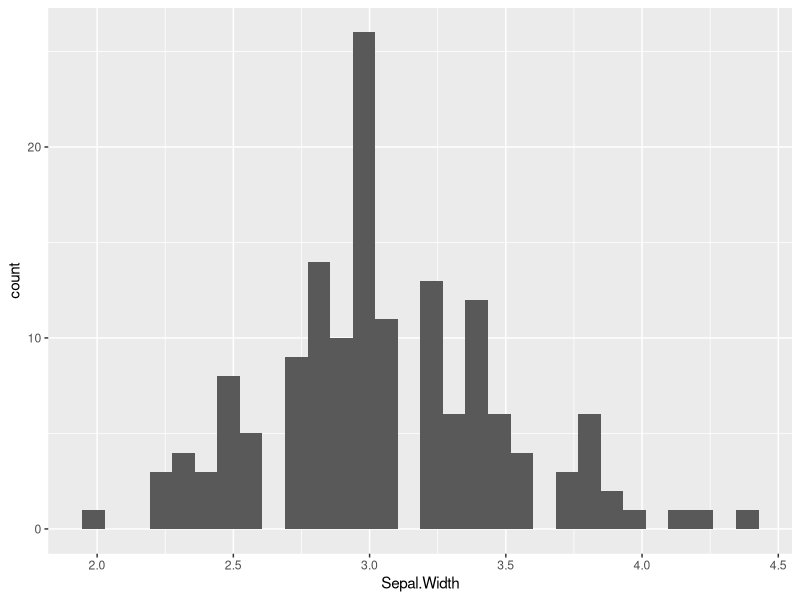
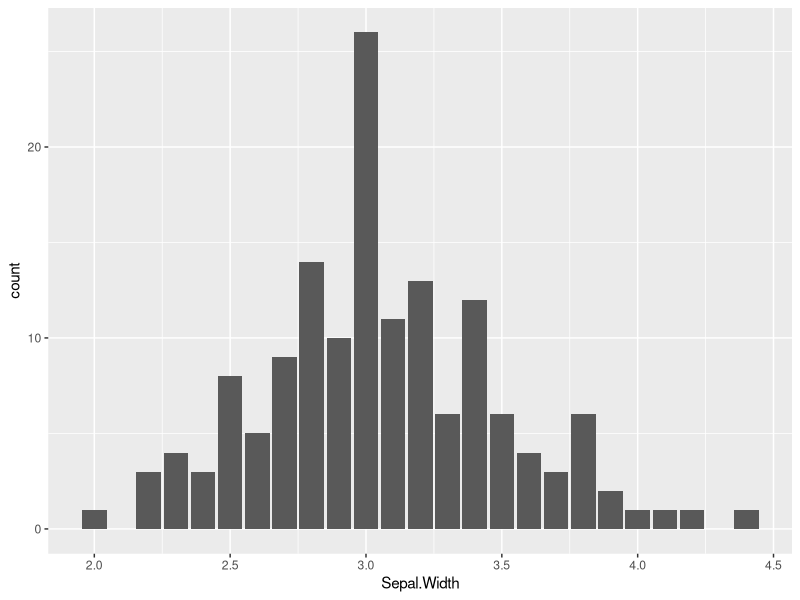
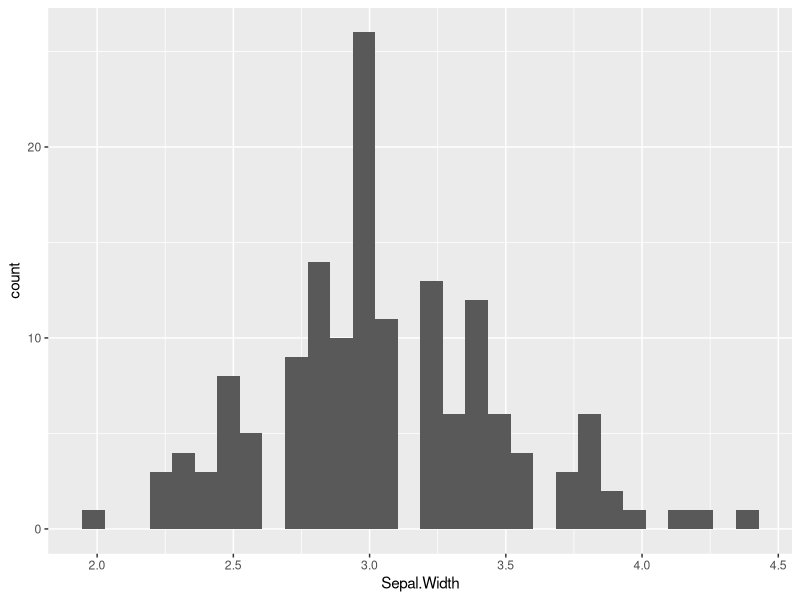
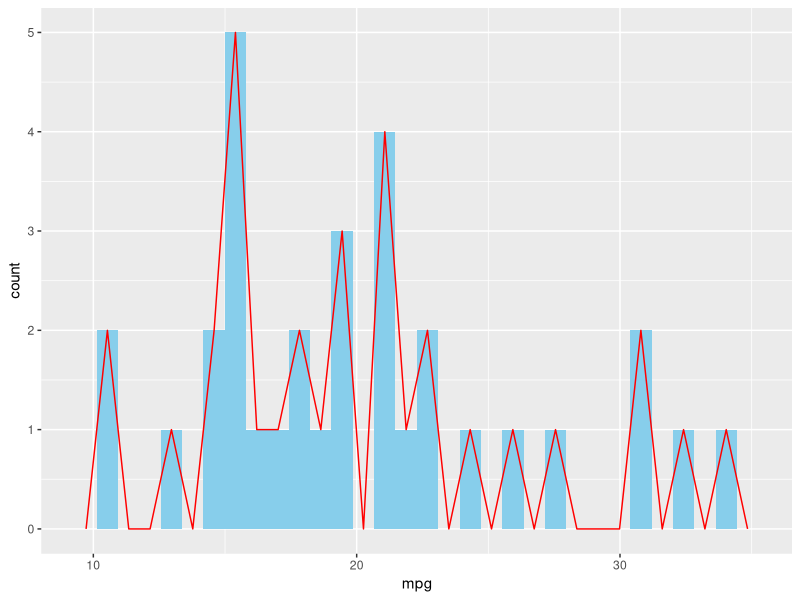
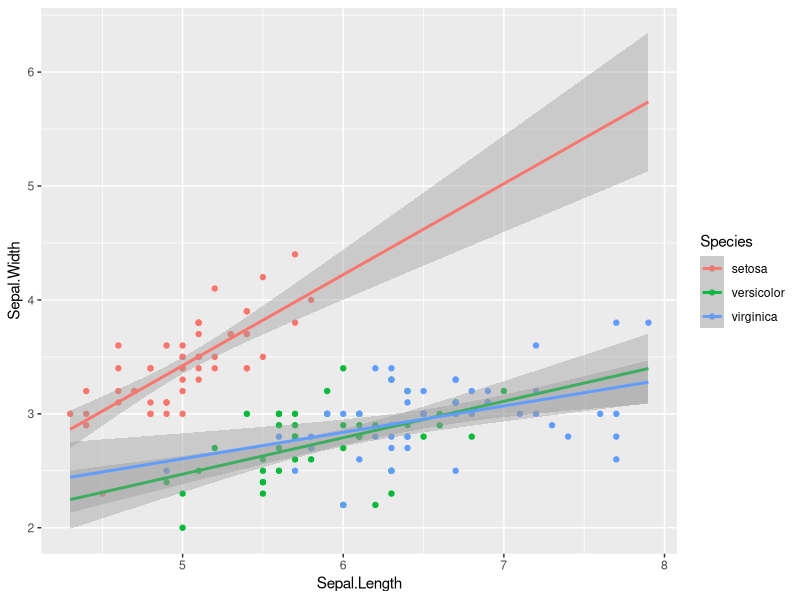
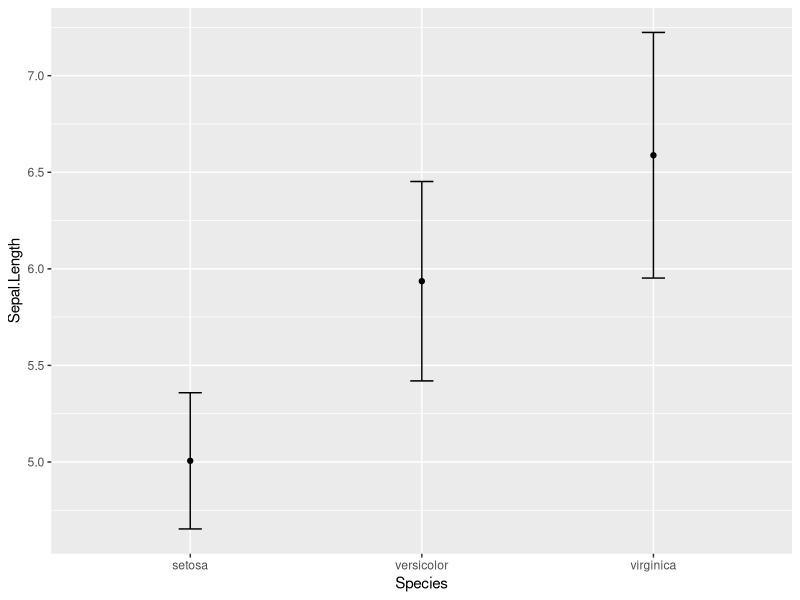
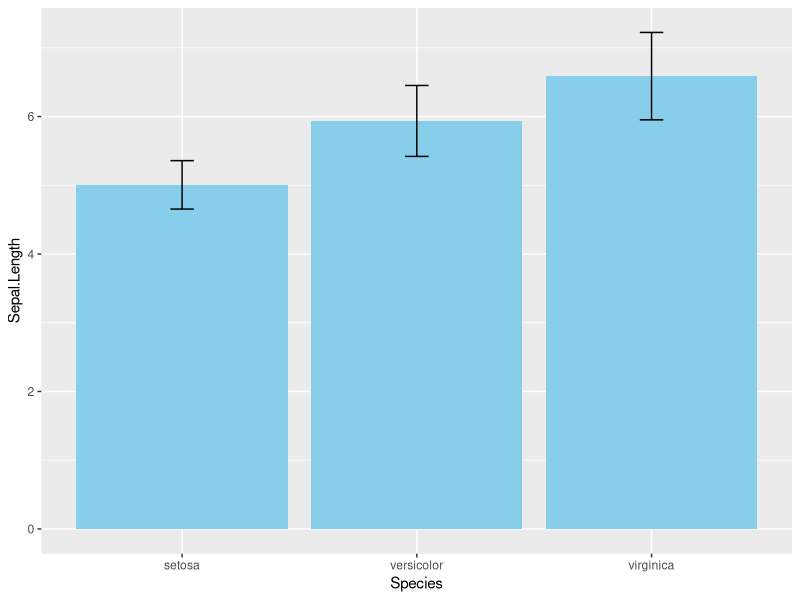
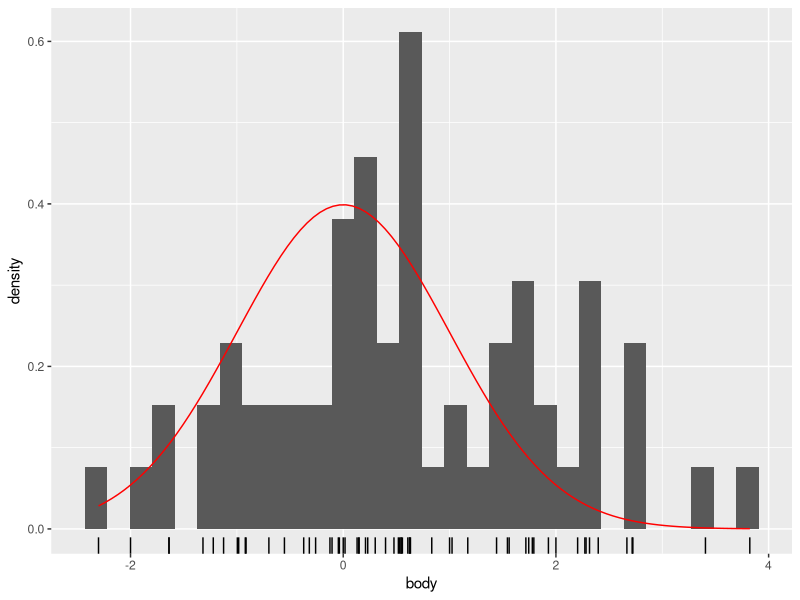

The R source for these figures, in order:
## ---- chunk 1
knitr::opts_chunk$set(echo = TRUE)

library(dplyr)
library(ggplot2)
library(lattice)
## ---- chunk 2
 p <- ggplot(iris, aes(x = Sepal.Width))
 p + geom_histogram()
 p + geom_bar()
 p + stat_bin()
## ---- chunk 3
 ggplot(mtcars, aes(x = mpg)) +
 geom_histogram(fill = "skyblue") +
 geom_freqpoly(col = "red") 
## ---- chunk 4
 ggplot(iris, aes(x = Sepal.Length, y = Sepal.Width, col = Species)) +
 geom_point() +
 geom_smooth(method = "lm", fullrange = TRUE)
## ---- chunk 5
set.seed(123)
 xx <- rnorm(100)
 mean(xx)

 mean(xx) + (sd(xx) * c(-1, 1))
 library(Hmisc)
 smean.sdl(xx, mult = 1)
## ---- chunk 6
ggplot(iris, aes(x = Species, y = Sepal.Length)) +
 stat_summary(fun.y = mean, geom = "point") +
 stat_summary(fun.data = mean_sdl, fun.args = list(mult = 1),
 geom = "errorbar", width = 0.1)

ggplot(iris, aes(x = Species, y = Sepal.Length)) +
 stat_summary(fun.y = mean, geom = "bar", fill = "skyblue") +
 stat_summary(fun.data = mean_sdl, fun.args = list(mult = 1),
 geom = "errorbar", width = 0.1)
## ---- chunk 7
library(MASS)
 mam.new <- data.frame(body = log10(mammals$body))
 ggplot(mam.new, aes(x = body)) +
 geom_histogram(aes( y = ..density..)) +
 geom_rug() +
 stat_function(fun = dnorm, colour = "red",
 arg = list(mean = mean(mam.new$body),
 sd = sd(mam.new$body)))
## ---- chunk 8
mam.new$slope <- diff(quantile(mam.new$body, c(0.25, 0.75))) /
 diff(qnorm(c(0.25, 0.75)))
mam.new$int <- quantile(mam.new$body, 0.25) -
 mam.new$slope * qnorm(0.25)
ggplot(mam.new, aes(sample = body)) +
 stat_qq() +
 geom_abline(aes(slope = slope, intercept = int), col = "red")
## ---- chunk 9
# Plot 1: Jittered scatter plot, add a linear model (lm) smooth
#ggplot(Vocab, aes(x = education, y = vocabulary)) +
#  geom_jitter(alpha = 0.2) +
#  stat_smooth(method = "lm", se = FALSE) # smooth
#
## Plot 2: points, colored by year
#ggplot(Vocab, aes(x = education, y = vocabulary, col = year)) +
#  geom_jitter(alpha = 0.2)
#  
## Plot 3: lm, colored by year
#ggplot(Vocab, aes(x = education, y = vocabulary, col = factor(year))) +
#  stat_smooth(method = "lm", se = FALSE) # smooth
#
## Plot 4: Set a color brewer palette
#ggplot(Vocab, aes(x = education, y = vocabulary, col = factor(year))) +
#  stat_smooth(method = "lm", se = FALSE) +  # smooth
#  scale_color_brewer()  # colors
#
## Plot 5: Add the group aes, specify alpha and size
#ggplot(Vocab, aes(x = education, y = vocabulary, col = year, group = factor(year))) +
#  stat_smooth(method = "lm", se = FALSE, alpha = 0.6, size = 2) +
#  scale_color_gradientn(colors = brewer.pal(9, "YlOrRd"))
## ---- chunk 10
## Plot 1: Jittering only
#p <- ggplot(Vocab, aes(x = education, y = vocabulary)) +
#  geom_jitter(alpha = 0.2)
#
## Plot 2: Add stat_sum
#p +
#  stat_sum() # sum statistic
#
## Plot 3: Set size range
#p +
#  stat_sum() + # sum statistic
#  scale_size(range = c(1, 10)) # set size scale
## ---- chunk 11
# Display structure of mtcars
str(mtcars)

# Convert cyl and am to factors
mtcars$cyl <- as.factor(mtcars$cyl)
mtcars$am <- as.factor(mtcars$am)

# Define positions
posn.d <- position_dodge(0.1)
posn.jd <- position_jitterdodge(jitter.width = 0.1, dodge.width = 0.2)
posn.j <- position_jitter(0.2)

# Base layers
wt.cyl.am <- ggplot(mtcars, aes(x = cyl,
                                y = wt,
                                col = am,
                                fill = am,
                                group = am))
## ---- chunk 12
# Play vector xx is available

# Function to save range for use in ggplot
gg_range <- function(x) {
  # Change x below to return the instructed values
  data.frame(ymin = min(x), # Min
             ymax = max(x)) # Max
}

gg_range(xx)
# Required output
#   ymin ymax
# 1    1  100

# Function to Custom function:
med_IQR <- function(x) {
  # Change x below to return the instructed values
  data.frame(y =  median(x), # Median
             ymin = quantile(x)[2], # 1st quartile
             ymax = quantile(x)[4])  # 3rd quartile
}

med_IQR(xx)
# Required output
#        y  ymin  ymax
# 25% 50.5 25.75 75.25
## ---- chunk 13
# The base ggplot command; you don't have to change this
#wt.cyl.am <- ggplot(mtcars, aes(x = cyl,y = wt, col = am, fill = am, group = am))
#
## Add three stat_summary calls to wt.cyl.am
#wt.cyl.am +
#  stat_summary(geom = "linerange", fun.data = med_IQR,
#               position = posn.d, size = 3) +
#  stat_summary(geom = "linerange", fun.data = gg_range,
#               position = posn.d, size = 3,
#               alpha = 0.4) +
#  stat_summary(geom = "point", fun.y = median,
#               position = posn.d, size = 3,
#               col = "black", shape = "X")
## ---- chunk 14
 iris.smooth <- ggplot(iris, aes(x = Sepal.Length,
 y = Sepal.Width,
 col = Species)) +
 geom_point(alpha = 0.7) + geom_smooth()
 iris.smooth
## ---- chunk 15
 iris.smooth + scale_x_continuous(limits = c(4.5, 5.5))

## ---- chunk 16
 iris.smooth + xlim(c(4.5, 5.5))
## ---- chunk 17
 iris.smooth + coord_cartesian(xlim = c(4.5, 5.5))
## ---- chunk 18
 library(reshape2); library(zoo)
 sunspots.m <- data.frame(year = index(sunspot.month),
 value = melt(sunspot.month)$value)
 ggplot(sunspots.m, aes(x = year, y = value)) +
 geom_line() +
 coord_equal() # a 1:1 aspect ratio
## ---- chunk 19
ggplot(sunspots.m, aes(x = year, y = value)) +
 geom_line() +
 coord_fixed(0.055)
## ---- chunk 20
#ggplot(iris.tidy, aes(x = Measure, y = Value, col = Part)) +
# geom_jitter() +
# facet_grid(. ~ Species)
## ---- chunk 21
# Basic scatter plot
p <- ggplot(mtcars, aes(x = wt, y = mpg)) +
  geom_point()

# 1 - Separate rows according to transmission type, am
p +
  facet_grid(am ~ .)

# 2 - Separate columns according to cylinders, cyl
p +
  facet_grid(. ~ cyl)

# 3 - Separate by both columns and rows 
p +
  facet_grid(am ~ cyl)
## ---- chunk 22
## Code to create the cyl_am col and myCol vector
#mtcars$cyl_am <- paste(mtcars$cyl, mtcars$am, sep = "_")
#myCol <- rbind(brewer.pal(9, "Blues")[c(3,6,8)],
#               brewer.pal(9, "Reds")[c(3,6,8)])
#
## Map cyl_am onto col
#ggplot(mtcars, aes(x = wt, y = mpg, col = cyl_am)) +
#  geom_point() +
#  # Add a manual colour scale
#  scale_color_manual(values = myCol)
#  
## Grid facet on gear vs. vs
#ggplot(mtcars, aes(x = wt, y = mpg, col = cyl_am)) +
#  geom_point() +
#  scale_color_manual(values = myCol) +
#  facet_grid(gear ~ vs)
#
## Also map disp to size
#ggplot(mtcars, aes(x = wt, y = mpg, col = cyl_am, size = disp)) +
#  geom_point() +
#  scale_color_manual(values = myCol) +
#  facet_grid(gear ~ vs)
## ---- chunk 23
## Basic scatter plot
#p <- ggplot(mamsleep, aes(x = time, y = name, col = sleep)) +
#  geom_point()
#  
## Execute to display plot
#p
#
## Facet rows accoding to vore
#p +
#  facet_grid(vore ~ .)
#
## Specify scale and space arguments to free up rows
#p +
#  facet_grid(vore ~ ., scale = "free_y", space = "free_y")
## ---- chunk 24
# Basic ggplot() command, coded for you
p <- ggplot(mtcars, aes(x = wt, y = hp, col = am)) + geom_point() + geom_smooth()

# Add scale_x_continuous()
p + 
  scale_x_continuous(limits = c(3, 6), expand = c(0, 0))

# Add coord_cartesian(): the proper way to zoom in
p +
  coord_cartesian(xlim = c(3, 6))
## ---- chunk 25
## Extend z with theme() function and 3 args
#z + 
#  theme(panel.grid = element_blank(),
#        axis.line = element_line(color = "red"),
#        axis.ticks = element_line(color = "red"))
## ---- chunk 26
## Original plot, color provided
#z
#myRed
#
## Extend z with theme() function and 3 args
#z +
#  theme(strip.text = element_text(size = 16, color = myRed),
#        axis.title = element_text(color = myRed, hjust = 0, face = "italic"),
#        axis.text = element_text(color = "black"))
## ---- chunk 27
## Move legend by position
#z +
#  theme(legend.position = c(0.85, 0.85))
#
## Change direction
#z +
#  theme(legend.direction = "horizontal")
#
## Change location by name
#z +
#  theme(legend.position = "bottom")
#
## Remove legend entirely
#z +
#  theme(legend.position = "none")
#
## Increase spacing between facets
#library(grid)
#z + theme(panel.spacing.x = unit(2, "cm"))
#
## Adjust the plot margin
#z + theme(panel.spacing.x = unit(2, "cm"),
#          plot.margin = unit(c(1,2,1,1), "cm"))
## ---- chunk 28
## Starting point
#z
#
## Plot 1: Change the plot background fill to myPink
#z + 
#  theme(plot.background = element_rect(fill = myPink))
#
## Plot 2: Adjust the border to be a black line of size 3
#z + 
#  theme(plot.background = element_rect(fill = myPink, color = "black", size = 3)) # expanded from plot 1
#
## Theme to remove all rectangles
#no_panels <- theme(rect = element_blank())
#
## Plot 3: Combine custom themes
#z +
#  no_panels +
#  theme(plot.background = element_rect(fill = myPink, color = "black", size = 3))  # from plot 2
## ---- chunk 29
z <- ggplot(iris, aes(x = Sepal.Length, y = Sepal.Width, col = Species)) +
 geom_jitter(alpha = 0.7) +
 scale_color_brewer("Species",
 palette = "Dark2",
 labels = c("Setosa",
 "Versicolor",
"Virginica")) +
 scale_y_continuous("Width (cm)", limits = c(2, 4.5), expand = c(0, 0)) +
 scale_x_continuous("Length (cm)", limits = c(4, 8), expand = c(0, 0)) +
 ggtitle("Sepals") +
 coord_fixed(1)
## ---- chunk 30
# z + theme(panel.background = element_blank(),
# legend.background = element_blank(),
# legend.key = element_blank(),
# panel.grid = element_blank(),
# axis.text = element_text(colour = "black"),
# axis.line = element_line(colour = "black"))
#
# z + theme_iris
## ---- chunk 31
# m <- ggplot(iris.wide, aes(x = Length, y = Width, col = Part)) +
# geom_point() +
# facet_grid(. ~ Species)

# m + theme_iris
# 
# theme_iris <- theme_iris +
# theme(strip.background = element_blank()) 

#  m + theme_iris

## ---- chunk 32
#p <- ggplot(iris.tidy, aes(x = Measure, y = Value, col = Part)) +
# geom_point(position = position_jitter(0.1), alpha = 0.6,
# width = 0.4) +
# scale_y_continuous("Value (cm)", limits = c(0, 8),
# expand = c(0, 0)) +
# facet_grid(. ~ Species)
# p
## ---- chunk 33
# # Original plot
# z2
# 
# # Load ggthemes
# library(ggthemes)
# 
# # Apply theme_tufte, plot additional modifications
# custom_theme <- theme_tufte() +
#   theme(legend.position = c(0.9, 0.9),
#         legend.title = element_text(face = "italic", size = 12),
#         axis.title = element_text(face = "bold", size = 14))
# 
# # Draw the customized plot
# z2 + custom_theme
#  
# # Use theme set to set custom theme as default
# theme_set(custom_theme)
# 
# # Plot z2 again
# z2
## ---- chunk 34
# d <- ggplot(sleep, aes(vore, total)) +
# scale_y_continuous("Total sleep time (h)",
# limits = c(0, 24),
# breaks = seq(0, 24, 3),
# expand = c(0, 0)) +
# scale_x_discrete("Eating habits") +
# theme_classic()
# d +
# stat_summary(fun.y = mean, geom = "bar",
# fill = "grey50") +
# stat_summary(fun.data = mean_sdl, mult = 1,
# geom = "errorbar", width = 0.2)
## ---- chunk 35
# Base layers
#m <- ggplot(mtcars.cyl, aes(x = cyl, y = wt.avg))
#
## Plot 1: Draw bar plot with geom_bar
#m + geom_bar(stat = "identity", fill = "skyblue")
#
## Plot 2: Draw bar plot with geom_col
#m + geom_col(fill = "skyblue")
#
## Plot 3: geom_col with variable widths.
#m + geom_col(fill = "skyblue", width = mtcars.cyl$prop)
#
## Plot 4: Add error bars
#m +
#  geom_col(fill = "skyblue", width = mtcars.cyl$prop) +
#  geom_errorbar(aes(ymin = wt.avg - sd, ymax = wt.avg + sd), width = 0.1)
## ---- chunk 36
# # Create color palette
# myColors <- brewer.pal(9, "Reds")
# 
# # Build the heat map from scratch
# ggplot(barley, aes(x = year, y = variety, fill = yield)) +
#   geom_tile() + # Geom layer
#   facet_wrap( ~ site, ncol = 1) + # Facet layer
#  scale_fill_gradientn(colors = myColors) # Adjust colors
## ---- chunk 37
# The heat map we want to replace
# Don't remove, it's here to help you!
# myColors <- brewer.pal(9, "Reds")
# ggplot(barley, aes(x = year, y = variety, fill = yield)) +
#   geom_tile() +
#   facet_wrap( ~ site, ncol = 1) +
#   scale_fill_gradientn(colors = myColors)
# 
# # Line plot; set the aes, geom and facet
# ggplot(barley, aes(x = year, y = yield, color = variety, group = variety)) + 
#   geom_line() +
#  facet_wrap( ~ site, nrow = 1)
## ---- chunk 38
# Create overlapping ribbon plot from scratch
ggplot(barley, aes(x = year, y = yield, col = site, group = site, fill = site)) +
  stat_summary(fun.y = mean, geom = "line") +
  stat_summary(fun.data = mean_sdl, fun.args = list(mult = 1), geom = "ribbon", alpha = 0.1, col = NA)
## ---- chunk 39
#ggplot(adult, aes(x = SRAGE_P)) +
# geom_histogram()
# diff(range(adult$SRAGE_P)) / 30
## ---- chunk 40
#ggplot(adult, aes(x = SRAGE_P, y = BMI_P, col = factor(RBMI))) +
# geom_point(alpha = 0.4, position = position_jitter(width = 0.5))
## ---- chunk 41
# Keep adults younger than or equal to 84
#adult <- adult[adult$SRAGE_P <= 84, ]
#
## Keep adults with BMI at least 16 and less than 52
#adult <- adult[adult$BMI_P >= 16 & adult$BMI_P < 52, ]
#
## Relabel the race variable
#adult$RACEHPR2 <- factor(adult$RACEHPR2, labels = c("Latino",
#                                                    "Asian",
#                                                    "African American",
#                                                    "White"))
#
## Relabel the BMI categories variable
#adult$RBMI <- factor(adult$RBMI, labels = c("Under-weight",
#                                            "Normal-weight",
#                                            "Over-weight",
#                                            "Obese"))
## ---- chunk 42
# The color scale used in the plot
#BMI_fill <- scale_fill_brewer("BMI Category", palette = "Reds")
#
## Theme to fix category display in faceted plot
#fix_strips <- theme(strip.text.y = element_text(angle = 0, hjust = 0, vjust = 0.1, size = #14),
#                    strip.background = element_blank(),
#                    legend.position = "none")
#
## Histogram, add BMI_fill and customizations
#ggplot(adult, aes (x = SRAGE_P, fill= RBMI)) +
#  geom_histogram(binwidth = 1) +
#  fix_strips +
#  BMI_fill +
#  facet_grid(RBMI ~ .) +
#  theme_classic()
## ---- chunk 43
# The initial contingency table
#DF <- as.data.frame.matrix(table(adult$SRAGE_P, adult$RBMI))
#
## Create groupSum, xmax and xmin columns
#DF$groupSum <- rowSums(DF)
#DF$xmax <- cumsum(DF$groupSum)
#DF$xmin <- DF$xmax - DF$groupSum
## The groupSum column needs to be removed; don't remove this line
#DF$groupSum <- NULL
#
## Copy row names to variable X
#DF$X <- row.names(DF)
#
## Melt the dataset
#library(reshape2)
#DF_melted <- melt(DF, id.vars = c("X", "xmin", "xmax"), variable.name = "FILL")
#
## dplyr call to calculate ymin and ymax - don't change
#library(dplyr)
#DF_melted <- DF_melted %>%
#  group_by(X) %>%
#  mutate(ymax = cumsum(value/sum(value)),
#         ymin = ymax - value/sum(value))
#
## Plot rectangles - don't change
#library(ggthemes)
#ggplot(DF_melted, aes(ymin = ymin,
#                 ymax = ymax,
#                 xmin = xmin,
#                 xmax = xmax,
#                 fill = FILL)) +
#  geom_rect(colour = "white") +
#  scale_x_continuous(expand = c(0,0)) +
#  scale_y_continuous(expand = c(0,0)) +
#  BMI_fill +
#  theme_tufte()
## ---- chunk 44
# Perform chi.sq test (RBMI and SRAGE_P)
#results <- chisq.test(table(adult$RBMI, adult$SRAGE_P))
#
## Melt results$residuals and store as resid
#resid <- melt(results$residuals)
#
## Change names of resid
#names(resid) <- c("FILL", "X", "residual")
#
## merge the two datasets:
#DF_all <- merge(DF_melted, resid)

# Update plot command
#library(ggthemes)
#ggplot(DF_all, aes(ymin = ymin,
#                   ymax = ymax,
#                   xmin = xmin,
#                   xmax = xmax,
#                   fill = residual)) +
#  geom_rect() +
#  scale_fill_gradient2() +
#  scale_x_continuous(expand = c(0,0)) +
#  scale_y_continuous(expand = c(0,0)) +
#  theme_tufte()
## ---- chunk 45
# Load all packages
library(ggplot2)
library(reshape2)
library(dplyr)
library(ggthemes)

## Script generalized into a function
#mosaicGG
#
## BMI described by age
#mosaicGG(adult, X = "SRAGE_P", FILL = "RBMI")
#
## Poverty described by age
#mosaicGG(adult, X = "SRAGE_P", FILL = "POVLL")
#
## mtcars: am described by cyl
#mosaicGG(mtcars, X = "cyl", FILL = "am")
#
## Vocab: vocabulary described by education
#library(carData)
#mosaicGG(Vocab, X = "education", FILL = "vocabulary")
